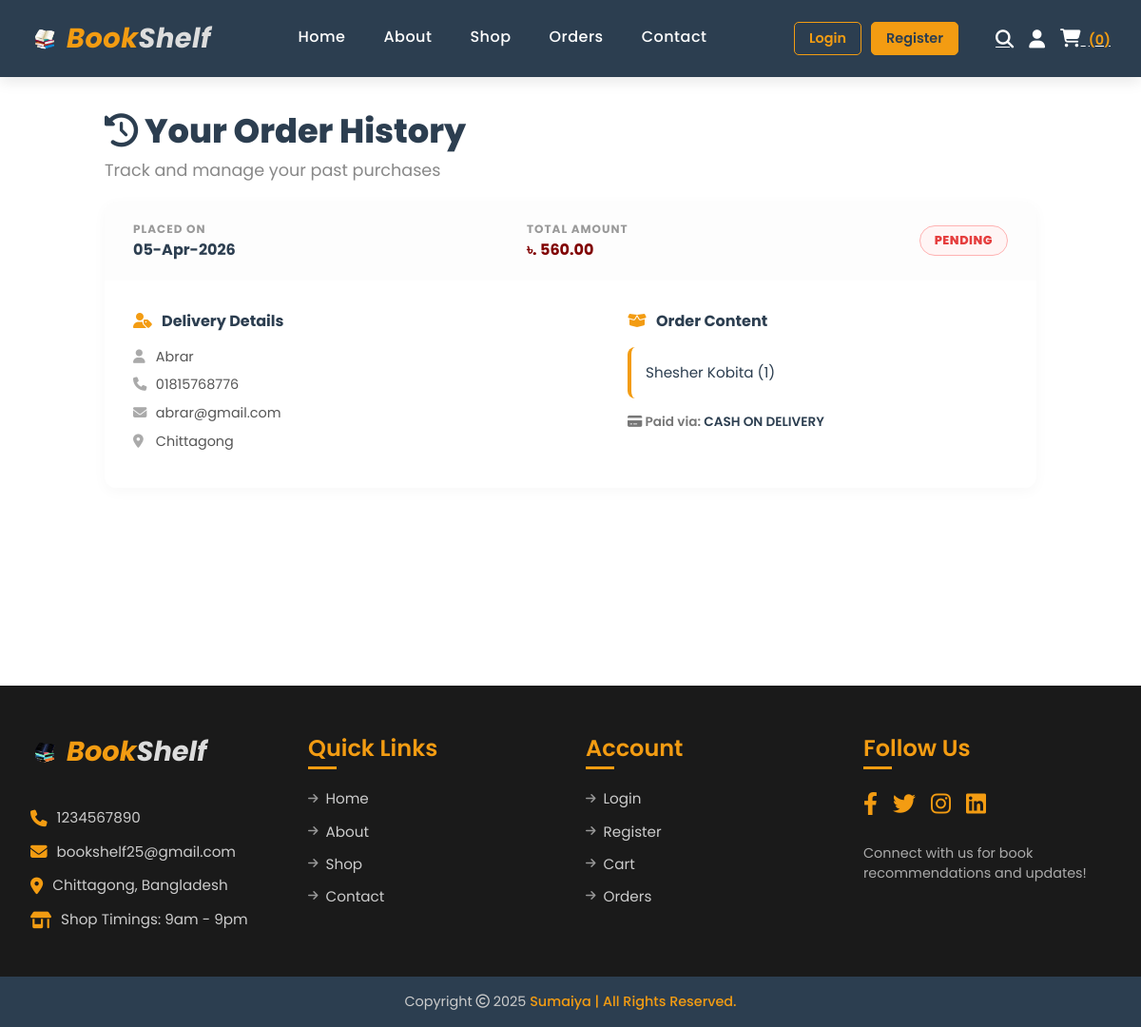
The page /orders.php (signed in) on the database its author committed.
### tables this page shows
CREATE TABLE `orders` (
  `id` int(11) NOT NULL,
  `user_id` int(11) NOT NULL,
  `name` varchar(100) NOT NULL,
  `number` varchar(12) NOT NULL,
  `email` varchar(100) NOT NULL,
  `method` varchar(50) NOT NULL,
  `address` varchar(500) NOT NULL,
  `total_products` varchar(1000) NOT NULL,
  `total_price` int(11) NOT NULL,
  `placed_on` varchar(50) NOT NULL,
  `payment_status` varchar(20) NOT NULL DEFAULT 'pending'
);

### orders.php (the view, shortened to what this page needs)
<?php
include 'config.php';
$user_id = $_SESSION['user_id'];
?>
<!DOCTYPE html>
<html lang="en">
<head>
    <link rel="stylesheet" href="https://cdnjs.cloudflare.com/ajax/libs/font-awesome/6.4.0/css/all.min.css">
    <link rel="stylesheet" href="style.css">
<body>
<?php include 'user_header.php'; ?>
<section class="orders_section_v22">
    <div class="container_v22">
        <h1 class="page_title_v22"><i class="fas fa-history"></i> Your Order History</h1>
        <p class="subtitle_v22">Track and manage your past purchases</p>
        <div class="orders_list_v22">
            <?php
            $order_query = mysqli_query($conn, "SELECT * FROM `orders` WHERE user_id='$user_id' ORDER BY id DESC") or die('query failed');
            if (mysqli_num_rows($order_query) > 0) {
                while ($fetch_orders = mysqli_fetch_assoc($order_query)) {
                    $status_class = ($fetch_orders['payment_status'] == 'pending') ? 'status_pending_v22' : 'status_completed_v22';
            ?>
            <div class="order_card_v22">
                <div class="order_header_v22">
                    <div class="header_info_v22">
                        <span class="label_v22">PLACED ON</span>
                        <span class="value_v22"><?php echo $fetch_orders['placed_on']; ?></span>
                    </div>
                    <div class="header_info_v22">
                        <span class="label_v22">TOTAL AMOUNT</span>
                        <span class="value_v22 highlight_v22">৳. <?php echo number_format($fetch_orders['total_price'], 2); ?></span>
                    </div>
                    <div class="status_pill_v22 <?php echo $status_class; ?>">
                        <?php echo strtoupper($fetch_orders['payment_status']); ?>
                    </div>
                </div>
                <div class="order_body_v22">
                    <div class="info_column_v22">
                        <h4><i class="fas fa-user-tag"></i> Delivery Details</h4>
                        <p><strong><i class="fas fa-user"></i></strong> <?php echo $fetch_orders['name']; ?></p>
                        <p><strong><i class="fas fa-phone"></i></strong> <?php echo $fetch_orders['number']; ?></p>
                        <p><strong><i class="fas fa-envelope"></i></strong> <?php echo $fetch_orders['email']; ?></p>
                        <p><strong><i class="fas fa-map-marker-alt"></i></strong> <?php echo $fetch_orders['address']; ?></p>
                    </div>
                    <div class="info_column_v22">
                        <h4><i class="fas fa-box-open"></i> Order Content</h4>
                        <div class="products_list_v22">
                            <?php echo $fetch_orders['total_products']; ?>
                        </div>
                        <div class="payment_method_v22">
                            <i class="fas fa-credit-card"></i> Paid via: <span><?php echo strtoupper($fetch_orders['method']); ?></span>
                        </div>
                    </div>
                </div>
            </div>
            <?php
                }
            }
            ?>
        </div>
    </div>
</section>
<?php include 'footer.php'; ?>
</body>
</html>

### style.css (style rules this page uses)
* { margin: 0; padding: 0; box-sizing: border-box; font-family: 'Poppins', sans-serif; --maroon: #800000; --gold: #F39C12; --charcoal: #2C3E50; --bg-gray: #F4F6F8; --border-color: #E0E0E0; --primary-maroon: #800000; --accent-gold: #F39C12; --dark-charcoal: #2C3E50; --soft-white: #F9F9F9; --light-gray: #f8f9fa; --background-light: #F9F9F9; --text-dark: #333; --text-light: #FFFFFF; --primary-green:#A52A2A; --secondary-light: #E5E8E8; --text-light: #F0F4F4; --background-white: #FFFFFF; --primary-navy: #154360; --secondary-gold: #F1C40F; --text-dark: #333; --background-light: #FFFFFF; }
.orders_section_v22 { background-color: var(--gray-bg); padding: 30px 0; min-height: 80vh; }
.container_v22 { max-width: 1000px; margin: 0 auto; padding: 0 10px; }
.page_title_v22 { font-size: 2.2rem; color: var(--charcoal); font-weight: 800; margin-bottom: 1.5px; }
.subtitle_v22 { color: #888; margin-bottom: 20px; font-size: 1.1rem; }
.order_card_v22 { background: white; border-radius: 12px; margin-bottom: 30px; border: 1px solid var(--border-light); box-shadow: 0 4px 15px rgba(0, 0, 0, 0.03); overflow: hidden; transition: transform 0.3s; }
.order_header_v22 { background: #fdfdfd; padding: 20px 30px; display: flex; justify-content: space-between; align-items: center; border-bottom: 1px solid var(--border-light); flex-wrap: wrap; gap: 20px; }
.header_info_v22 { display: flex; flex-direction: column; }
.header_info_v22 .label_v22 { font-size: 0.75rem; color: #999; font-weight: 700; letter-spacing: 1px; }
.header_info_v22 .value_v22 { font-size: 1rem; font-weight: 700; color: var(--charcoal); }
.header_info_v22 .highlight_v22 { color: var(--primary-maroon); }
.status_pill_v22 { padding: 6px 15px; border-radius: 50px; font-size: 0.8rem; font-weight: 800; letter-spacing: 0.5px; }
.status_pending_v22 { background: #fff5f5; color: #e53e3e; border: 1px solid #feb2b2; }
.order_body_v22 { padding: 30px; display: grid; grid-template-columns: 1.2fr 1fr; gap: 40px; }
.info_column_v22 h4 { font-size: 1rem; color: var(--charcoal); margin-bottom: 15px; display: flex; align-items: center; gap: 10px; }
.info_column_v22 h4 i { color: var(--accent-gold); }
.info_column_v22 p { font-size: 0.9rem; margin-bottom: 8px; color: #555; line-height: 1.5; }
.info_column_v22 p i { width: 20px; color: #aaa; }
.products_list_v22 { background: var(--gray-bg); padding: 15px; border-radius: 8px; font-size: 0.95rem; color: var(--charcoal); line-height: 1.6; margin-bottom: 15px; border-left: 4px solid var(--accent-gold); }
.payment_method_v22 { font-size: 0.85rem; color: #777; font-weight: 600; }
.payment_method_v22 span { color: var(--charcoal); }

### rows shown on the page
orders: placed_on "05-Apr-2026", total_price "560.00", payment_status "PENDING", name "Abrar", number "01815768776", email "abrar@gmail.com", address "Chittagong", total_products "Shesher Kobita (1)", method "CASH ON DELIVERY"

### other values the page prints
$cart_row_number "0"
